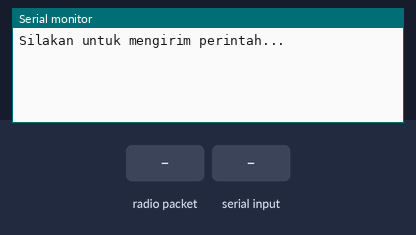
Bench run of a sketch on a simulated Arduino Uno, built with avr-gcc and run on an emulated ATmega328P. Parts: the last lines printed to the serial monitor. The inputs (shaded band) are chosen by the test bench. No radio packets arrive unless stated.

Above: at 1.2 s.
1.3 s: radio packet "1" arrives
At 2.5 s:
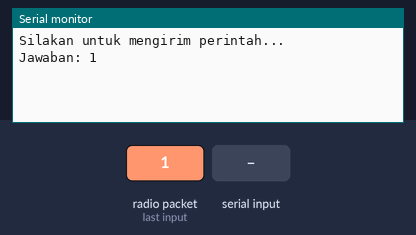
2.8 s: "1" received over Serial
At 4.7 s:
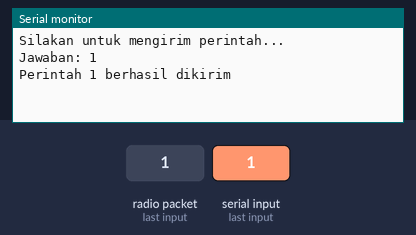

Measured:
- after the input at 1.3 s, the serial monitor: prints a new line at once (image 1)
- after the input at 2.8 s, the serial monitor: prints a new line after 1.0 s (image 2)

The sketch:

nrf2arahBag1.ino
```cpp
// -----------------------------------------------
// Contoh komunikasi dua arah
//   menggunakan nRF24L01
//   Versi pengirim perintah
// -----------------------------------------------

#include <SPI.h>
#include <nRF24L01.h>
#include <RF24.h>
#include <RF24_config.h>

const byte PIN_CE = 9;
const byte PIN_CSN = 10;
const uint64_t PIPA_1 = 0xE8E8F0F0E2LL;
const uint64_t PIPA_2 = 0xE8E8F0F0ABLL;

// Objek NRF24L01
RF24 radio(PIN_CE, PIN_CSN);

char pesan[80]; // Penyangga pesan

void setup()
{
  Serial.begin(9600);

  radio.begin();
  radio.setRetries(15, 15);

  radio.openWritingPipe(PIPA_1);
  radio.openReadingPipe(1, PIPA_2);
  radio.startListening();

  Serial.println("Silakan untuk mengirim perintah...");
}

void loop()
{
  // Baca perintah dari port serial
  if (Serial.available())
  {
    // Baca perintah
    String perintah = Serial.readString();

    strcpy(pesan, perintah.c_str());

    radio.stopListening();
    bool ok = radio.write(pesan, strlen(pesan));
    radio.startListening();

    if (ok)
    {
      Serial.print("Perintah ");
      Serial.print(pesan);
      Serial.println(" berhasil dikirim");
    }
    else
    {
      Serial.print("Perintah ");
      Serial.print(pesan);
      Serial.println(" gagal dikirim");
    }
  }

  // Baca kiriman dengan menunggu maksimum 250 milidetik
  bool waktuHabis = false;
  unsigned long waktuAwal = millis();
  while (!radio.available() && !waktuHabis)
  {
    if (millis() - waktuAwal > 250)
      waktuHabis = true;
  }

  if (!waktuHabis)
  {
    radio.read(pesan, sizeof(pesan));
    Serial.print("Jawaban: ");
    Serial.println(pesan);
  }
}
```
